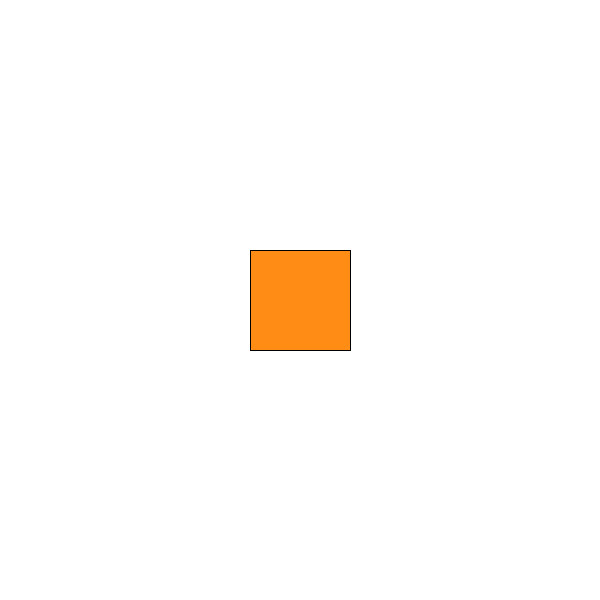
Frame 1 (no input)
Frame 60 (the mouse pressed at the canvas centre just before this capture): identical to frame 1, image omitted
Frame 120 (the mouse held since frame 60 and released just before this capture): identical to frame 1, image omitted

The Processing sketch that drew this single still picture (run headless with seeded random() and noise(); from frame 60 on, the mouse is pressed at the canvas centre):

// Processing sketch: Lesson_1
// ── Lesson_1.pde
int x = 250;
int y = 250;
int angle = 0;

void setup() {
    size(600, 600);
}

void draw() {
    //Green Background
    //background(0, 255, 0);
    
    //Red Background
    //background(255, 0, 0);
    
    //Blue Background
    //background(0, 0, 255);
    
    //White Background
    //background(255, 255, 255);
    
    //noStroke();
    
    //white border
    //stroke(255, 255, 255);
    
    //red border
    //stroke(255, 0, 0);
    
    background(255, 255, 255);
    stroke(0, 0, 0);
    fill(255, 140, 20);
    
    //Starting rectangle
    //rect(200, 200, 100, 100);
    
    //Rectangle
    rect(x, y, 100, 100);
    
    //Circle
    //ellipse(100, 400, 80, 80);
    
    //Triangle
    //triangle(550, 10, 200, 70, 500, 190);
    
    //Rotation
    //translate(width/2, height/2);
    //rotate(radians(angle));
    //rect(-50, -50, 100, 100);
    //angle++;
}
